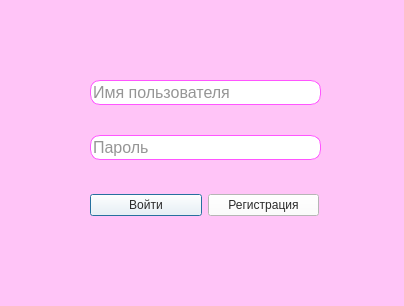
<?xml version="1.0" encoding="UTF-8"?>
<ui version="4.0">
 <class>Dialog</class>
 <widget class="QDialog" name="Dialog">
  <property name="geometry">
   <rect>
    <x>0</x>
    <y>0</y>
    <width>404</width>
    <height>306</height>
   </rect>
  </property>
  <property name="windowTitle">
   <string>Dialog</string>
  </property>
  <property name="styleSheet">
   <string notr="true">background-color:qradialgradient(spread:pad, cx:0.5, cy:0.5, radius:0.5, fx:0.5, fy:0.503, stop:0.333333 rgba(207, 112, 181, 255), stop:1 rgba(255, 255, 255, 255))</string>
  </property>
  <widget class="QWidget" name="auth_window" native="true">
   <property name="geometry">
    <rect>
     <x>0</x>
     <y>0</y>
     <width>411</width>
     <height>301</height>
    </rect>
   </property>
   <property name="styleSheet">
    <string notr="true">background-color: rgb(255, 196, 247)</string>
   </property>
   <widget class="QWidget" name="verticalLayoutWidget">
    <property name="geometry">
     <rect>
      <x>90</x>
      <y>70</y>
      <width>231</width>
      <height>101</height>
     </rect>
    </property>
    <layout class="QVBoxLayout" name="verticalLayout">
     <property name="spacing">
      <number>20</number>
     </property>
     <item>
      <widget class="QLineEdit" name="username_input">
       <property name="minimumSize">
        <size>
         <width>0</width>
         <height>25</height>
        </size>
       </property>
       <property name="font">
        <font>
         <pointsize>12</pointsize>
        </font>
       </property>
       <property name="styleSheet">
        <string notr="true"> background-color: rgb(255, 255, 255);
color: rgb(43, 43, 43);
border-radius: 10px;
border: 1px solid rgb(255, 85, 255)</string>
       </property>
       <property name="text">
        <string/>
       </property>
       <property name="placeholderText">
        <string>Имя пользователя</string>
       </property>
      </widget>
     </item>
     <item>
      <widget class="QLineEdit" name="password_input">
       <property name="minimumSize">
        <size>
         <width>0</width>
         <height>25</height>
        </size>
       </property>
       <property name="font">
        <font>
         <pointsize>12</pointsize>
        </font>
       </property>
       <property name="styleSheet">
        <string notr="true"> background-color: rgb(255, 255, 255);
color: rgb(43, 43, 43);
border-radius: 10px;
border: 1px solid rgb(255, 85, 255)</string>
       </property>
       <property name="placeholderText">
        <string>Пароль</string>
       </property>
      </widget>
     </item>
    </layout>
   </widget>
   <widget class="QWidget" name="horizontalLayoutWidget">
    <property name="geometry">
     <rect>
      <x>90</x>
      <y>190</y>
      <width>229</width>
      <height>31</height>
     </rect>
    </property>
    <layout class="QHBoxLayout" name="horizontalLayout">
     <item>
      <widget class="QPushButton" name="auth_button">
       <property name="styleSheet">
        <string notr="true"> background-color: rgb(255, 255, 255);
color: rgb(43, 43, 43);</string>
       </property>
       <property name="text">
        <string>Войти</string>
       </property>
      </widget>
     </item>
     <item>
      <widget class="QPushButton" name="to_reg_button">
       <property name="styleSheet">
        <string notr="true">background-color: rgb(255, 255, 255);
color: rgb(43, 43, 43);
</string>
       </property>
       <property name="text">
        <string>Регистрация</string>
       </property>
      </widget>
     </item>
    </layout>
   </widget>
  </widget>
  <widget class="QWidget" name="reg_window" native="true">
   <property name="geometry">
    <rect>
     <x>0</x>
     <y>0</y>
     <width>411</width>
     <height>311</height>
    </rect>
   </property>
   <property name="styleSheet">
    <string notr="true">background-color: rgb(255, 196, 247)</string>
   </property>
   <widget class="QWidget" name="widget_3" native="true">
    <property name="geometry">
     <rect>
      <x>100</x>
      <y>40</y>
      <width>201</width>
      <height>231</height>
     </rect>
    </property>
    <property name="styleSheet">
     <string notr="true">background-color: rgb(255, 255, 255);
border: 1px solid rgb(255, 108, 243);
border-radius:  1em</string>
    </property>
    <widget class="QLineEdit" name="us_input">
     <property name="geometry">
      <rect>
       <x>10</x>
       <y>10</y>
       <width>181</width>
       <height>31</height>
      </rect>
     </property>
     <property name="font">
      <font>
       <pointsize>12</pointsize>
      </font>
     </property>
     <property name="styleSheet">
      <string notr="true">color: rgb(66, 66, 66);
border-radius: 10px</string>
     </property>
     <property name="placeholderText">
      <string>Имя пользователя</string>
     </property>
    </widget>
    <widget class="QLineEdit" name="mail_input">
     <property name="geometry">
      <rect>
       <x>10</x>
       <y>50</y>
       <width>181</width>
       <height>31</height>
      </rect>
     </property>
     <property name="font">
      <font>
       <pointsize>12</pointsize>
      </font>
     </property>
     <property name="styleSheet">
      <string notr="true">color: rgb(66, 66, 66);
border-radius: 10px</string>
     </property>
     <property name="text">
      <string/>
     </property>
     <property name="placeholderText">
      <string>Почта</string>
     </property>
    </widget>
    <widget class="QLineEdit" name="phone_input">
     <property name="geometry">
      <rect>
       <x>10</x>
       <y>90</y>
       <width>181</width>
       <height>31</height>
      </rect>
     </property>
     <property name="font">
      <font>
       <pointsize>12</pointsize>
      </font>
     </property>
     <property name="styleSheet">
      <string notr="true">color: rgb(66, 66, 66);
border-radius: 10px</string>
     </property>
     <property name="placeholderText">
      <string>Номер телефона</string>
     </property>
    </widget>
    <widget class="QLineEdit" name="passwd_input">
     <property name="geometry">
      <rect>
       <x>10</x>
       <y>130</y>
       <width>181</width>
       <height>31</height>
      </rect>
     </property>
     <property name="font">
      <font>
       <pointsize>12</pointsize>
      </font>
     </property>
     <property name="styleSheet">
      <string notr="true">color: rgb(66, 66, 66);
border-radius: 10px</string>
     </property>
     <property name="placeholderText">
      <string>Пароль</string>
     </property>
    </widget>
    <widget class="QPushButton" name="registr_button">
     <property name="geometry">
      <rect>
       <x>30</x>
       <y>180</y>
       <width>141</width>
       <height>21</height>
      </rect>
     </property>
     <property name="styleSheet">
      <string notr="true">background-color: rgb(253, 197, 255);
color: rgb(43, 43, 43);
border-radius: 10px; 

</string>
     </property>
     <property name="text">
      <string>Зарегистрироваться</string>
     </property>
    </widget>
   </widget>
  </widget>
  <zorder>reg_window</zorder>
  <zorder>auth_window</zorder>
 </widget>
 <resources/>
 <connections/>
</ui>
